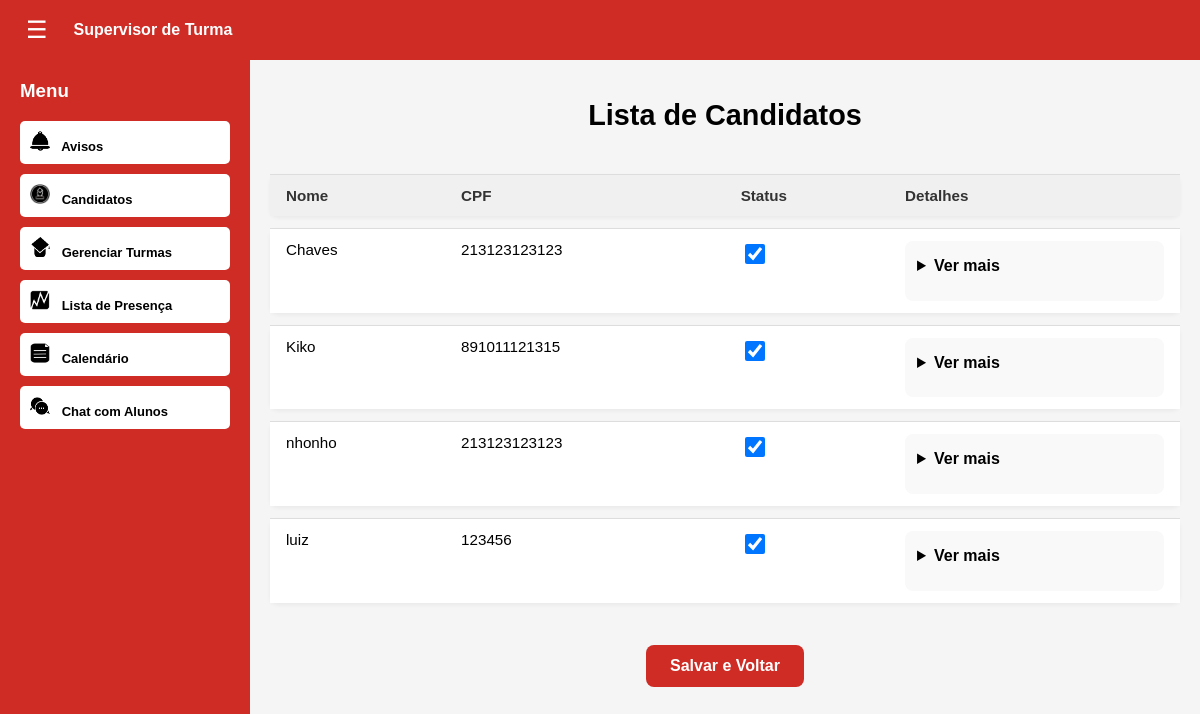
Page /candidatos/ on the committed database.
### portal/models.py (models this page shows, shortened)
class Candidato(models.Model):
    user = models.OneToOneField(User, on_delete=models.CASCADE, null=True, blank=True)
    nome_completo = models.CharField(max_length=200)
    data_nascimento = models.DateField()
    idade = models.IntegerField(editable = False)
    sexo = models.CharField(max_length=20)
    raca_cor = models.CharField(max_length=50)
    cpf = models.CharField(max_length=14)
    telefone = models.CharField(max_length=20, blank=True)
    whatsapp = models.BooleanField()
    estado_civil = models.CharField(max_length=50, blank=True)
    email = models.EmailField(blank=True)
    endereco_principal = models.CharField(max_length=200)
    numero = models.CharField(max_length=20)
    bairro = models.CharField(max_length=100)
    municipio_uf = models.CharField(max_length=100)
    microrregiao = models.CharField(max_length=100, blank=True)
    cep = models.CharField(max_length=20)
    ingressara_no_projeto = models.BooleanField()
    turno = models.CharField(max_length=50, blank=True)
    apadrinhado = models.BooleanField()
    escolaridade = models.CharField(max_length=100, blank=True)
    rede_ensino = models.CharField(max_length=50, blank=True)
    ano_ou_periodo = models.CharField(max_length=20, blank=True)
    turno_escolar = models.CharField(max_length=50, blank=True)
    motivo_nao_estuda = models.TextField(blank=True)
    pretende_estudar = models.BooleanField(null=True)
    situacao_profissional = models.CharField(max_length=100, blank=True)
    profissao = models.CharField(max_length=100, blank=True)
    local_trabalho = models.CharField(max_length=100, blank=True)
    bairro_trabalho = models.CharField(max_length=100, blank=True)
    salario = models.DecimalField(max_digits=10, decimal_places=2, null=True, blank=True)
    conhece_eca = models.CharField(max_length=50, blank=True)
    nocao_cidadania = models.BooleanField(null=True)
    referencia_familiar = models.CharField(max_length=20, blank=True)
    conhece_conselho = models.CharField(max_length=100, blank=True)
    conhece_foscar = models.CharField(max_length=100, blank=True)
    possui_plano = models.BooleanField(null=True)
    nome_plano = models.CharField(max_length=100, blank=True)
    problema_saude = models.BooleanField(null=True)
    acompanhamento_medico = models.BooleanField(null=True)
    cirurgia = models.BooleanField(null=True)
    problema_atual = models.TextField(blank=True)
    deficiencia_fisica = models.BooleanField(null=True)
    tipo_deficiencia = models.CharField(max_length=100, blank=True)
    desenvolvimento_mental = models.TextField(blank=True)
    onde_procura_saude = models.CharField(max_length=100, blank=True)
    refeicoes_dia = models.IntegerField(null=True, blank=True)
    alimentacao = models.TextField(blank=True)
    participa_grupo = models.TextField(blank=True)
    tipo_casa = models.CharField(max_length=100, blank=True)
    tipo_moradia = models.CharField(max_length=100, blank=True)
    vulnerabilidade = models.TextField(blank=True)
    numero_comodos = models.IntegerField(null=True, blank=True)
    divisorias_crianca_adulto = models.BooleanField(null=True)
    tem_banheiro = models.BooleanField(null=True)
    banheiro_dentro = models.BooleanField(null=True)
    energia_publica = models.BooleanField(null=True)
    agua = models.CharField(max_length=100, blank=True)
    destino_lixo = models.CharField(max_length=100, blank=True)
    destino_esgoto = models.CharField(max_length=100, blank=True)
    bens = models.TextField(blank=True)
    origem_bens = models.CharField(max_length=100, blank=True)
    cadastrado_cadunico = models.BooleanField(null=True)
    bolsa_familia = models.BooleanField(null=True)
    auxilio_moradia = models.BooleanField(null=True)
    recebe_bpc = models.BooleanField(null=True)
    faixa_renda_familiar = models.CharField(max_length=100, blank=True)
    renda_per_capita = models.DecimalField(max_digits=10, decimal_places=2, null=True, blank=True)
    aprovado = models.BooleanField(null=True, blank=True)

### portal/views.py (the view)
# urls.py: path('candidatos/', views.lista_candidatos, name='lista_candidatos'),
def lista_candidatos(request):
    candidatos = Candidato.objects.all()
    return render(request, "candidatos.html", {"candidatos": candidatos})

### portal/templates/candidatos.html (shortened to what this page needs)
{% extends "base.html" %}
{% block content %}
<div class="header">
    <button class="toggle-btn" onclick="toggleSidebar()">☰</button>
    <div class="nome_professor">Supervisor de Turma</div>
</div>
<div class="sidebar" id="sidebar">
    <h3>Menu</h3>
        <button onclick="window.location.href='/avisos/'">
            <img src="/static/portal/img/avisos.png" alt="Avisos" style="width:20px; height:20px; margin-right:8px;">
            Avisos
        </button>
        <button onclick="window.location.href='/candidatos/'">
            <img src="/static/portal/img/candidatos.png" alt="Candidatos" style="width:20px; height:20px; margin-right:8px;">
            Candidatos
        </button>
        <button onclick="window.location.href='/turmas/professor/'">
            <img src="/static/portal/img/turmas.png" alt="Gerenciar Turmas" style="width:20px; height:20px; margin-right:8px;">
            Gerenciar Turmas
        </button>
        <button onclick="window.location.href='/turmas/listar/'">
            <img src="/static/portal/img/presenca.png" alt="Lista de Presença" style="width:20px; height:20px; margin-right:8px;">
            Lista de Presença
        </button>
        <button onclick="window.location.href='/calendario/'">
            <img src="/static/portal/img/papel.png" alt="Calendário" style="width:20px; height:20px; margin-right:8px;">
            Calendário
        </button>
        <button onclick="window.location.href='/chat/professor/'">
            <img src="/static/portal/img/chat.png" alt="Chat com Alunos" style="width:20px; height:20px; margin-right:8px;">
            Chat com Alunos
        </button>
</div>
<div class="content">
    <h1>Lista de Candidatos</h1>
    <div class="candidatos-container">
        <table>
            <thead>
                <tr>
                    <th>Nome</th>
                    <th>CPF</th>
                    <th>Status</th>
                    <th>Detalhes</th>
                </tr>
            </thead>
            <tbody>
                {% for candidato in candidatos %}
                    <tr>
                        <td>{{ candidato.nome_completo }}</td>
                        <td>{{ candidato.cpf }}</td>
                        <td class="acoes">
                            <form method="post" action="{% url 'alterar_status' candidato.id %}">
                                <input type="checkbox" name="status" value="aprovar" onchange="this.form.submit()" {% if candidato.aprovado %}checked{% endif %}>
                            </form>
                        </td>
                        <td>
                            <details>
                                <summary>Ver mais</summary>
                                <strong>Data de Nascimento:</strong> {{ candidato.data_nascimento }}<br>
                                <strong>Idade:</strong> {{ candidato.idade }}<br>
                                <strong>Faixa de Renda Familiar:</strong> {{ candidato.faixa_renda_familiar }}<br>
                            </details>
                        </td>
                    </tr>
                {% endfor %}
            </tbody>
        </table>
        <button class="btn-salvar" onclick="salvarEVoltar()">Salvar e Voltar</button>
    </div>
</div>
{% endblock %}

### portal/static/portal/css/style.css (style rules this page uses)
body { font-family: Arial, sans-serif; background-color: #f4f4f4; text-align: center; margin: 0; padding: 0; }

### portal/templates/candidatos.html (style rules this page uses)
body { margin: 0; font-family: Arial, sans-serif; background: #f5f5f5; }
.header { width: 100%; height: 60px; background: #CE2C25; color: white; display: flex; align-items: center; padding: 0 20px; box-sizing: border-box; position: fixed; top: 0; left: 0; z-index: 1000; }
.toggle-btn { font-size: 24px; margin-right: 20px; cursor: pointer; background: none; border: none; color: white; }
.nome_professor { font-weight: bold; }
.sidebar { position: fixed; top: 60px; left: 0; width: 250px; height: calc(100% - 60px); background: #CE2C25; padding: 20px; box-sizing: border-box; transition: transform 0.3s ease; color: white; }
.sidebar h3 { color: white; margin-top: 0; text-align: left; }
.sidebar button, .sidebar a { display: block; width: 100%; margin: 10px 0; padding: 10px; background: white; color: black; border: none; cursor: pointer; text-align: left; border-radius: 5px; font-weight: bold; text-decoration: none; font-size: 13px; }
.content { margin-top: 60px; margin-left: 250px; padding: 20px; transition: margin-left 0.3s ease; }
.content h1 { color: black; font-size: 1.8rem; text-align: center; margin-bottom: 30px; }
.candidatos-container { max-width: 1000px; margin: 0 auto; }
table { width: 100%; border-collapse: separate; border-spacing: 0 12px; }
th, td { padding: 12px 16px; text-align: left; background-color: #fff; vertical-align: top; font-size: 0.95rem; border-top: 1px solid #ddd; }
th { background-color: #f0f0f0; font-weight: bold; color: #333; }
tr { box-shadow: 0 2px 4px rgba(0,0,0,0.05); border-radius: 8px; }
.acoes form { display: flex; gap: 10px; }
.acoes input[type="checkbox"] { width: 20px; height: 20px; cursor: pointer; }
details { background-color: #f9f9f9; border-radius: 8px; padding: 12px; max-height: 300px; overflow-y: auto; line-height: 1.6; }
summary { cursor: pointer; font-weight: bold; font-size: 1rem; margin-bottom: 10px; }
.btn-salvar { margin: 30px auto 0 auto; display: block; padding: 12px 24px; font-size: 16px; font-weight: bold; background-color: #CE2C25; color: white; border: none; border-radius: 8px; cursor: pointer; transition: background 0.3s; }

### rows in the picture
Candidato: nome_completo "Chaves", cpf "213123123123", aprovado "☑"
Candidato: nome_completo "Kiko", cpf "891011121315", aprovado "☑"
Candidato: nome_completo "nhonho", cpf "213123123123", aprovado "☑"
Candidato: nome_completo "luiz", cpf "123456", aprovado "☑"
